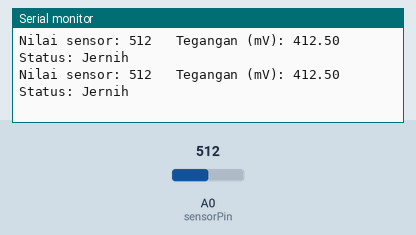
The sketch below on a simulated Arduino Uno, built with avr-gcc and run on an emulated ATmega328P. Parts: the last lines printed to the serial monitor. The inputs (shaded band) are chosen by the test bench; at power-on: A0 (sensorPin) = 512.

Above: at 1.8 s.
1.9 s: A0 (sensorPin) set to 603
At 2.8 s:
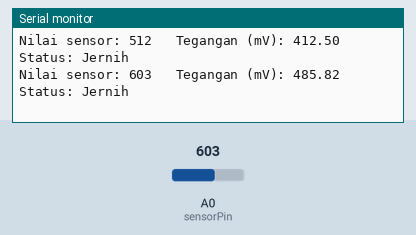
3.4 s: A0 (sensorPin) set to 628
At 4.8 s:
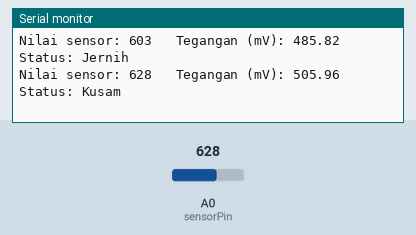

Measured:
- the behaviour switches between 620 and 621 on A0 (sensorPin) (found by bisection; images 1 and 2)
- after the input at 1.9 s, the serial monitor: prints a new line after 0.10 s (image 1)
- after the input at 3.4 s, the serial monitor: prints a new line after 0.61 s (image 2)

The sketch:

TurbiditY.ino
```cpp
const int sensorPin = A0;

// Batasan untuk menentukan status kekeruhan air (dalam milivolt)
const float clearThreshold = 300.0; // Jernih jika >= 300
const float murkyThreshold = 150.0; // Kusam jika >= 150 dan < 300
// Di bawah 150 dianggap kotor

// Fungsi untuk menghitung keanggotaan fuzzy untuk kekeruhan rendah
float fuzzyMembershipLow(float x) {
  if (x <= murkyThreshold) {
    return 1.0;
  } else if (x >= clearThreshold) {
    return 0.0;
  } else {
    return (clearThreshold - x) / (clearThreshold - murkyThreshold);
  }
}

// Fungsi untuk menghitung keanggotaan fuzzy untuk kekeruhan sedang
float fuzzyMembershipMedium(float x) {
  if (x <= murkyThreshold || x >= clearThreshold) {
    return 0.0;
  } else if (x > murkyThreshold && x < clearThreshold) {
    return (x - murkyThreshold) / (clearThreshold - murkyThreshold);
  } else {
    return (clearThreshold - x) / (clearThreshold - murkyThreshold);
  }
}

// Fungsi untuk menghitung keanggotaan fuzzy untuk kekeruhan tinggi
float fuzzyMembershipHigh(float x) {
  if (x <= clearThreshold) {
    return 0.0;
  } else if (x >= 3000.0) {
    return 1.0;
  } else {
    return (x - clearThreshold) / (3000.0 - clearThreshold);
  }
}

// Fungsi untuk menentukan status kekeruhan berdasarkan keanggotaan fuzzy
String fuzzyStatus(float voltage, int sensorValue, float low, float medium, float high) {
  // Kondisi khusus untuk tegangan di antara 500 sampai 850 mV dan nilai sensor di antara 600 sampai 850
  if (voltage >= 500.0 && voltage <= 850.0 && sensorValue >= 600 && sensorValue <= 850) {
    return "Kusam";
  }

  if (low >= medium && low >= high) {
    return "Kotor";
  } else if (medium >= low && medium >= high) {
    return "Kusam";
  } else {
    return "Jernih";
  }
}

void setup() {
  // Memulai komunikasi serial pada baud rate 9600
  Serial.begin(9600);
}

void loop() {
  int sensorValue = analogRead(sensorPin);
  float voltage = sensorValue * (3300.0 / 4096.0);

  // Hitung keanggotaan fuzzy
  float lowMembership = fuzzyMembershipLow(voltage);
  float mediumMembership = fuzzyMembershipMedium(voltage);
  float highMembership = fuzzyMembershipHigh(voltage);

  // Menentukan status kekeruhan berdasarkan keanggotaan fuzzy dan kondisi tambahan
  String status = fuzzyStatus(voltage, sensorValue, lowMembership, mediumMembership, highMembership);

  // Print nilai sensor, tegangan (dalam milivolt), dan status kekeruhan ke serial monitor
  Serial.print("Nilai sensor: ");
  Serial.print(sensorValue);
  Serial.print("\t Tegangan (mV): ");
  Serial.print(voltage);
  Serial.print("\t Status: ");
  Serial.println(status);

  // Tunggu 1 detik sebelum membaca lagi
  delay(1000);
}
```
